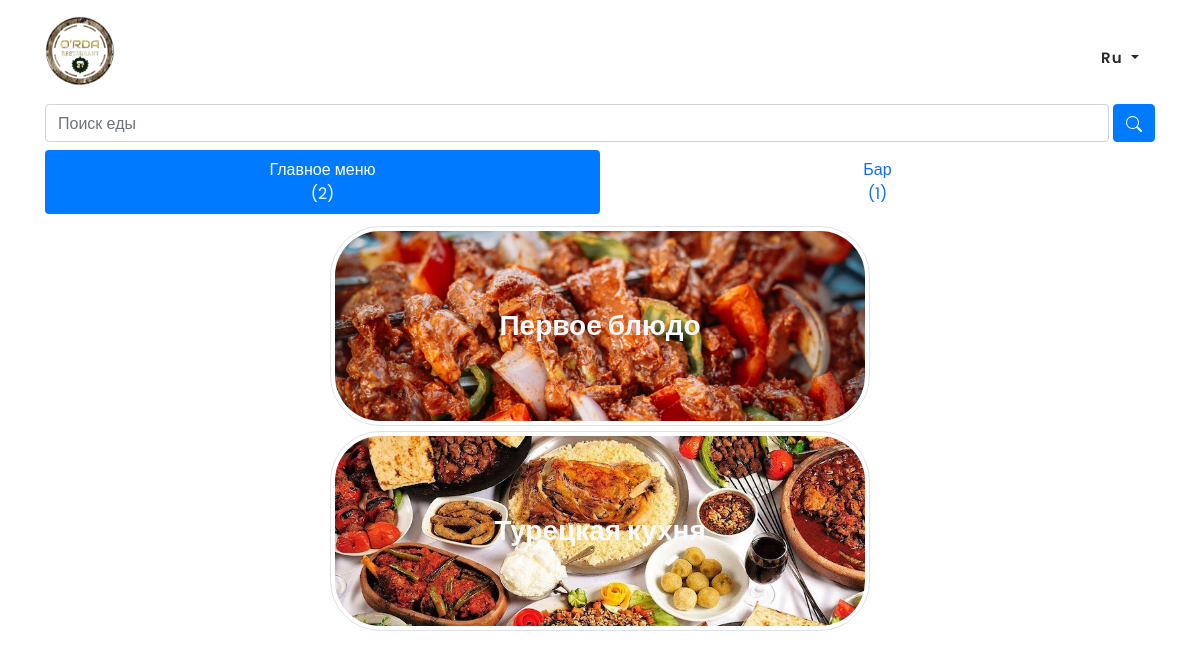
Page /ru/ on the earlier database version.
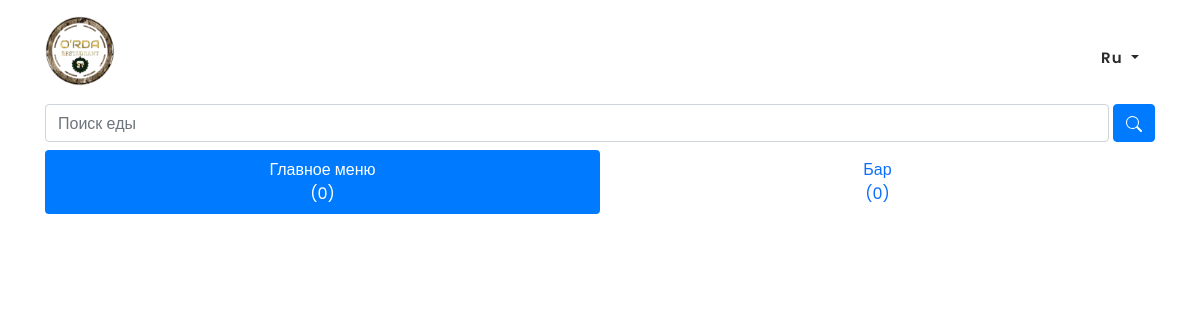
Same page on the later database version.
### baseapp/models.py (models this page shows, shortened)
class Category(models.Model):
    id = models.UUIDField(default=uuid.uuid4, editable=False, primary_key=True)
    category_name = models.CharField(max_length=50, unique=True)
    category_image = models.ImageField(upload_to='category/')
    bar_food = models.BooleanField(default=False)
    visibility = models.BooleanField(default=True)

### baseapp/views.py (the view)
# urls.py: path('', views.indexpage, name='home'),
def indexpage(request):
    meals = Category.objects.all().filter(bar_food=False,visibility=True)
    bar = Category.objects.all().filter(bar_food=True,visibility=True)
    logo = Logo.objects.all().filter(main=True)
    context = {
        'meals' : meals,
        'bar' : bar,
        'logo':logo
        }
    return render(request, 'baseapp/index.html', context)

### templates/baseapp/index.html (shortened to what this page needs)
{% extends 'base.html' %}
{% load static %}
{% load i18n %}
{% block content %}
<div id="top">
<div class="container">
    <form class="d-flex my-1" method="POST" role="search" action="{% url 'search' %}">
        <input class="form-control" type="text" name="search" placeholder="{% trans 'Search meal' %}">
        <button type="submit" class="btn btn-primary ml-1"></button>
    </form>
    <ul class="nav nav-pills d-flex align-items-center nav-justified py-1" role="tablist">
        <li class="nav-item">
          <a class="nav-link active" data-bs-toggle="pill" href="#main">{% trans 'Main Menu' %}<br> ({{meals.count}})</a>
        </li>
        <li class="nav-item">
          <a class="nav-link" data-bs-toggle="pill" href="#bar">{% trans 'Bar' %} <br> ({{bar.count}})</a>
        </li>
      </ul>
      <div class="tab-content py-2">
        <div id="main" class="container tab-pane active">
          {% for meal in meals %}
          <div class="mybox">
            <h3><a href="{% url 'menumeals' meal.id %}" class="text-decoration-none text-light px-1"><b>{{meal.category_name}}</b> </a></h3>
            <a class="text-decoration-none text-dark" href="{% url 'menumeals' meal.id %}"><img src="{{meal.category_image.url}}" class="img-fluid img-thumbnail" style="border-radius: 50px;height:200px;object-fit: cover;" alt=""></a>
          </div>
          {% endfor %}
        </div>
      </div>
      </div>
</div>
{% endblock content %}

Differences in the rows shown:
removed Category: category_name "Первое блюдо", category_image (picture)
removed Category: category_name "Турецкая кухня", category_image (picture)
Other differences:
{{ meals.count }}: "2" → "0"
{{ bar.count }}: "1" → "0"
